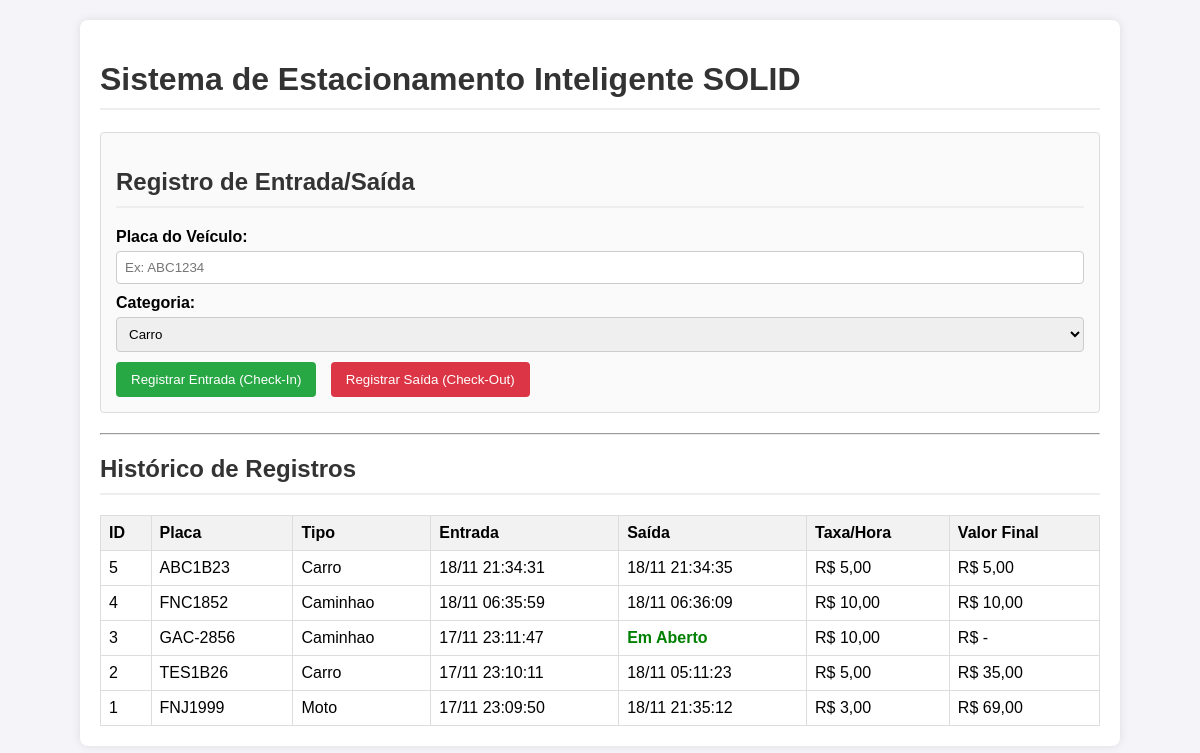
Before: / with the older database file.
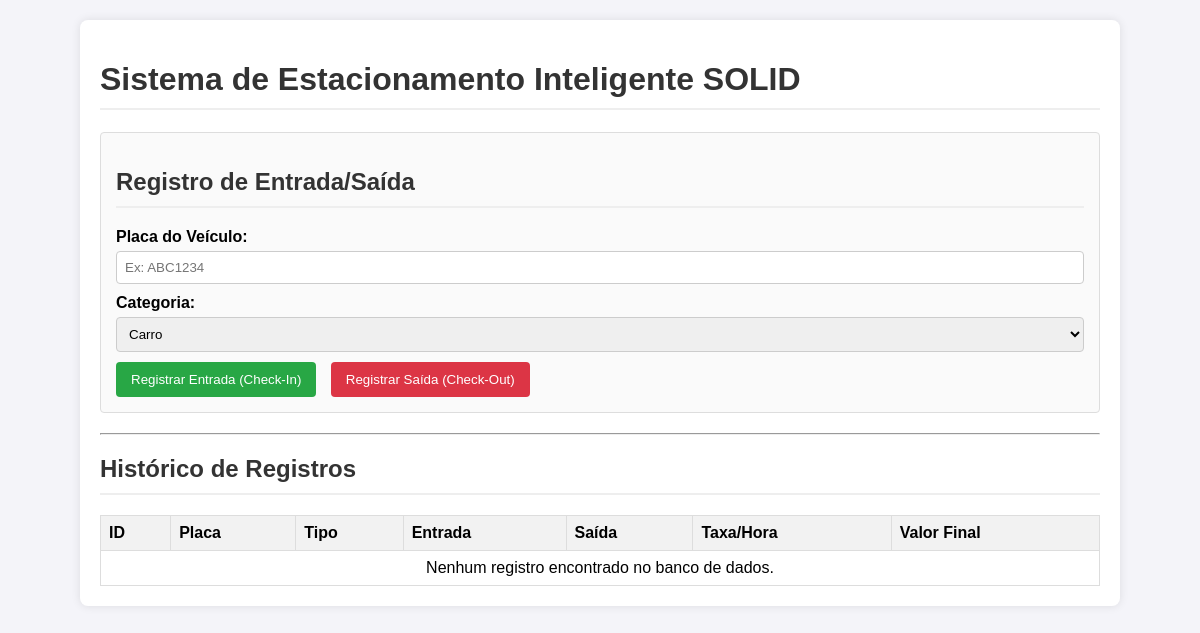
After: the same page with the newer database file.
### tables this page shows
CREATE TABLE vehicles (
  id INTEGER PRIMARY KEY AUTOINCREMENT,
  plate TEXT NOT NULL,
  vehicle_type TEXT NOT NULL,
  time_in DATETIME NOT NULL,
  time_out DATETIME NULL,
  hourly_rate REAL NOT NULL,
  total_fare REAL NULL
);

### src/Domain/Constants/VehicleTypeConstant.php (called while the page is built, shortened)
<?php
final class VehicleTypeConstant
{
    public static function getTypes(): array
    {
        return [self::CAR, self::MOTO, self::TRUCK];
    }
}

### src/Infra/Repository/SQLiteParkingRecordRepository.php (called while the page is built, shortened)
<?php
class SQLiteParkingRecordRepository implements ParkingRecordRepository
{
    private PDO $pdo;
    public function __construct()
    {
        $this->pdo = SQLiteConnection::connect();
    }
    public function findAll(): array
    {
        $sql = "SELECT * FROM vehicles ORDER BY time_in DESC";
        $stmt = $this->pdo->query($sql);
        $results = $stmt->fetchAll(\PDO::FETCH_ASSOC);
        $records = [];
        foreach ($results as $data) {
            $records[] = $this->mapToEntity($data);
        }
        return $records;
    }
    private function mapToEntity(array $data): ParkingRecord
    {
        $timeOut = $data['time_out'] ? new DateTimeImmutable($data['time_out']) : null;
        return new ParkingRecord(
            (int)$data['id'],
            $data['plate'],
            $data['vehicle_type'],
            new DateTimeImmutable($data['time_in']),
            (float)$data['hourly_rate'],
            $timeOut,
            $data['total_fare'] !== null ? (float)$data['total_fare'] : null
        );
    }
}

### src/Infra/Database/SQLiteConnection.php (called while the page is built, shortened)
<?php
class SQLiteConnection
{
    public static function connect(): PDO
    {
        try {
            $pdo = new PDO('sqlite:' . self::DB_FILE);
            $pdo->setAttribute(PDO::ATTR_ERRMODE, PDO::ERRMODE_EXCEPTION);
            $pdo->setAttribute(PDO::ATTR_DEFAULT_FETCH_MODE, PDO::FETCH_ASSOC);
            return $pdo;
        } catch (\PDOException $e) {
            throw new \RuntimeException("Erro ao conectar ao banco de dados SQLite: " . $e->getMessage());
        }
    }
}

### src/Domain/Entity/ParkingRecord.php (called while the page is built, shortened)
<?php
class ParkingRecord
{
    private ?int $id;
    private string $plate;
    private string $vehicleType;
    private DateTimeImmutable $timeIn;
    private ?DateTimeImmutable $timeOut;
    private float $hourlyRate;
    private ?float $totalFare;
    public function __construct(
        ?int $id,
        string $plate,
        string $vehicleType,
        DateTimeImmutable $timeIn,
        float $hourlyRate,
        ?DateTimeImmutable $timeOut = null,
        ?float $totalFare = null
    ) {
        $this->id = $id;
        $this->plate = $plate;
        $this->vehicleType = $vehicleType;
        $this->timeIn = $timeIn;
        $this->timeOut = $timeOut;
        $this->hourlyRate = $hourlyRate;
        $this->totalFare = $totalFare;
    }
    public function getId(): ?int
    {
        return $this->id;
    }
    public function getPlate(): string
    {
        return $this->plate;
    }
    public function getVehicleType(): string
    {
        return $this->vehicleType;
    }
    public function getTimeIn(): DateTimeImmutable
    {
        return $this->timeIn;
    }
    public function getTimeOut(): ?DateTimeImmutable
    {
        return $this->timeOut;
    }
    public function getHourlyRate(): float
    {
        return $this->hourlyRate;
    }
    public function getTotalFare(): ?float
    {
        return $this->totalFare;
    }
}

### public/index.php (the view, shortened to what this page needs)
<?php
$repository = new SQLiteParkingRecordRepository();
try {
    $allRecords = $repository->findAll();
} catch (\Exception $e) {
    $error = "Erro ao buscar registros: " . $e->getMessage();
    $allRecords = [];
}
?>
<!DOCTYPE html>
<html lang="pt-br">
<head>
</head>
<body>
<div class="container">
    <h1>Sistema de Estacionamento Inteligente SOLID</h1>
    <form method="POST">
        <h2>Registro de Entrada/Saída</h2>
        <label for="plate">Placa do Veículo:</label>
        <input type="text" id="plate" name="plate" placeholder="Ex: ABC1234" required maxlength="7">
        <label for="vehicle_type">Categoria:</label>
        <select id="vehicle_type" name="vehicle_type" required>
            <?php foreach (VehicleTypeConstant::getTypes() as $type): ?>
                <option value="<?php echo $type; ?>"><?php echo ucfirst($type); ?></option>
            <?php endforeach; ?>
        </select>
        <button type="submit" class="btn-in" onclick="document.getElementById('action').value='check_in';">
            Registrar Entrada (Check-In)
        </button>
        <button type="submit" class="btn-out" onclick="document.getElementById('action').value='check_out';">
            Registrar Saída (Check-Out)
        </button>
    </form>
    <hr>
    <h2>Histórico de Registros</h2>
    <table class="report-table">
        <thead>
            <tr>
                <th>ID</th>
                <th>Placa</th>
                <th>Tipo</th>
                <th>Entrada</th>
                <th>Saída</th>
                <th>Taxa/Hora</th>
                <th>Valor Final</th>
            </tr>
        </thead>
        <tbody>
            <?php if (!empty($allRecords)): ?>
                <?php foreach ($allRecords as $record):
                    $entryTime = $record->getTimeIn()->format('d/m H:i:s');
                    $exitTime = $record->getTimeOut() ? $record->getTimeOut()->format('d/m H:i:s') : '<span style="color: green; font-weight: bold;">Em Aberto</span>';
                    $finalFare = $record->getTotalFare() ? number_format($record->getTotalFare(), 2, ',', '.') : '-';
                ?>
                <tr>
                    <td><?php echo $record->getId(); ?></td>
                    <td><?php echo $record->getPlate(); ?></td>
                    <td><?php echo ucfirst($record->getVehicleType()); ?></td>
                    <td><?php echo $entryTime; ?></td>
                    <td><?php echo $exitTime; ?></td>
                    <td>R$ <?php echo number_format($record->getHourlyRate(), 2, ',', '.'); ?></td>
                    <td>R$ <?php echo $finalFare; ?></td>
                </tr>
                <?php endforeach; ?>
            <?php else: ?>
                <tr>
                    <td colspan="7" style="text-align: center;">Nenhum registro encontrado no banco de dados.</td>
                </tr>
            <?php endif; ?>
        </tbody>
    </table>
</body>
</html>

### public/index.php (style rules this page uses)
body { font-family: Arial, sans-serif; margin: 20px; background-color: #f4f4f9; }
.container { max-width: 1000px; margin: auto; background: white; padding: 20px; border-radius: 8px; box-shadow: 0 0 10px rgba(0, 0, 0, 0.1); }
h1, h2 { color: #333; border-bottom: 2px solid #eee; padding-bottom: 10px; }
form { margin-bottom: 20px; padding: 15px; border: 1px solid #ddd; border-radius: 4px; background: #fafafa; }
label { display: block; margin-bottom: 5px; font-weight: bold; }
input[type="text"], select { width: 100%; padding: 8px; margin-bottom: 10px; border: 1px solid #ccc; border-radius: 4px; box-sizing: border-box; }
button { padding: 10px 15px; border: none; border-radius: 4px; cursor: pointer; color: white; margin-right: 10px; }
.btn-in { background-color: #28a745; }
.btn-out { background-color: #dc3545; }
.report-table { width: 100%; border-collapse: collapse; margin-top: 15px; }
.report-table th, .report-table td { border: 1px solid #ddd; padding: 8px; text-align: left; }
.report-table th { background-color: #f2f2f2; }

Changed rows visible on the page:
removed vehicles: id "5", plate "ABC1B23", vehicle_type "Carro", entryTime "18/11 21:34:31", format "18/11 21:34:35", hourly_rate "5,00", total_fare "5,00"
removed vehicles: id "4", plate "FNC1852", vehicle_type "Caminhao", entryTime "18/11 06:35:59", format "18/11 06:36:09", hourly_rate "10,00", total_fare "10,00"
removed vehicles: id "3", plate "GAC-2856", vehicle_type "Caminhao", entryTime "17/11 23:11:47", shows "Em Aberto", hourly_rate "10,00", total_fare "-"
removed vehicles: id "2", plate "TES1B26", vehicle_type "Carro", entryTime "17/11 23:10:11", format "18/11 05:11:23", hourly_rate "5,00", total_fare "35,00"
removed vehicles: id "1", plate "FNJ1999", vehicle_type "Moto", entryTime "17/11 23:09:50", format "18/11 21:35:12", hourly_rate "3,00", total_fare "69,00"
Other visible differences:
text now shown: "Nenhum registro encontrado no banco de dados."
